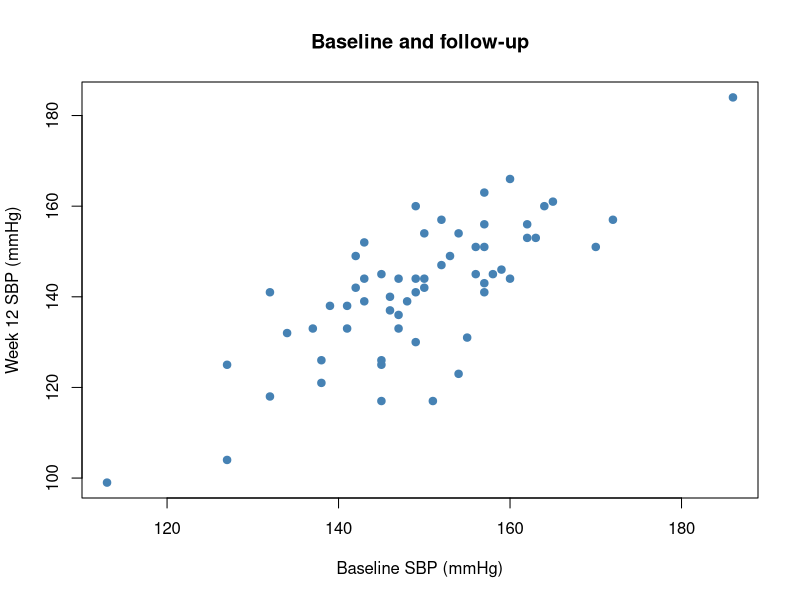
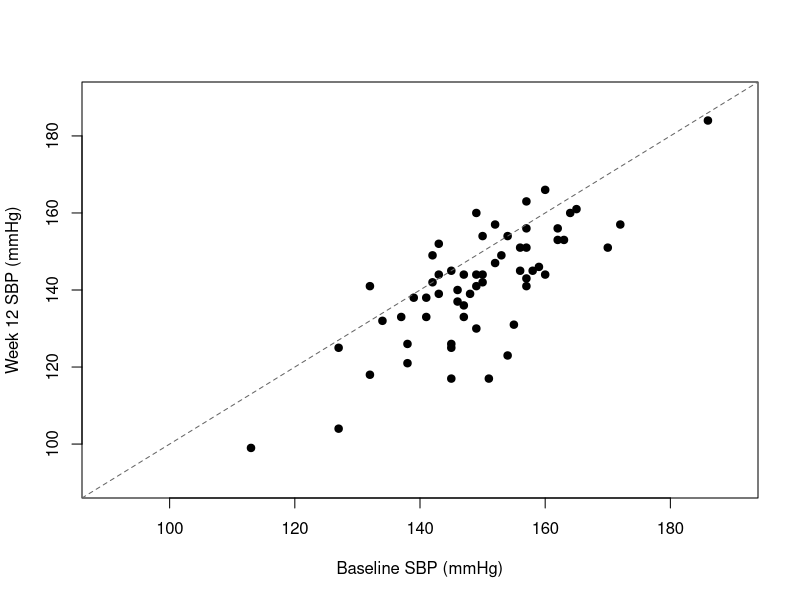
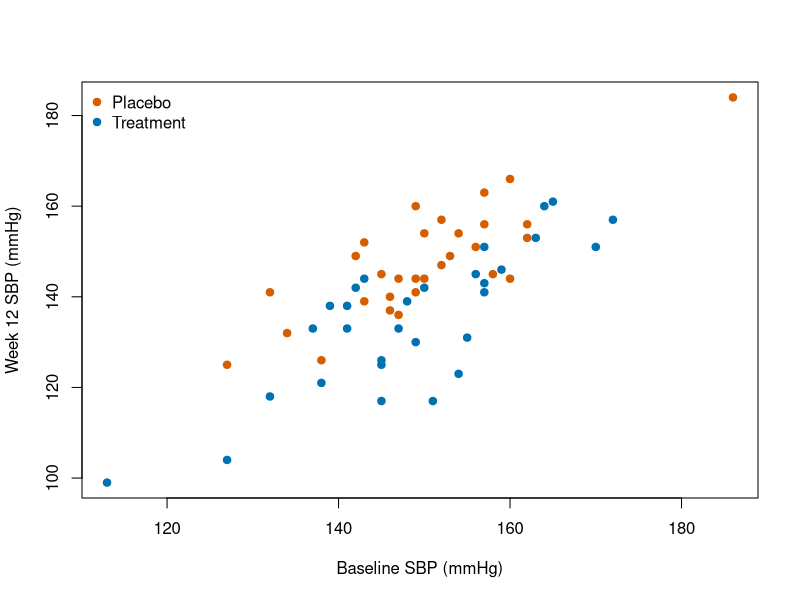
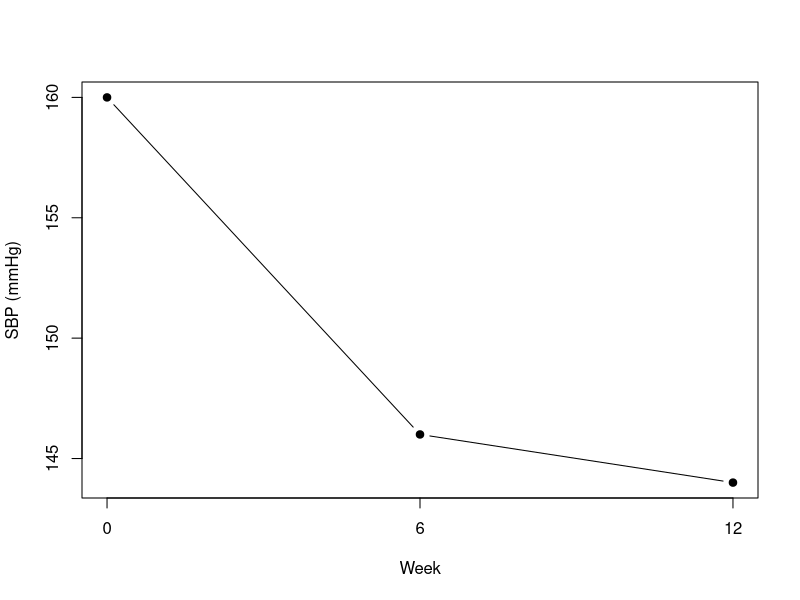
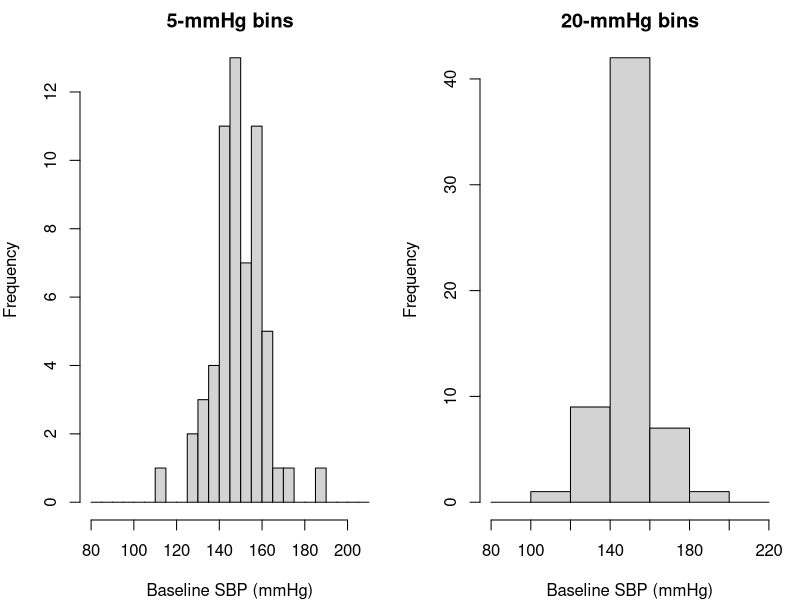
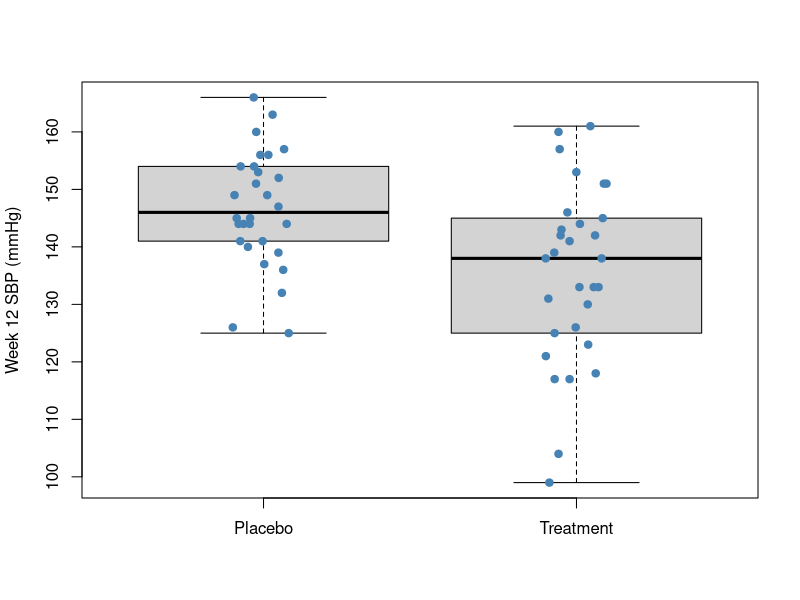
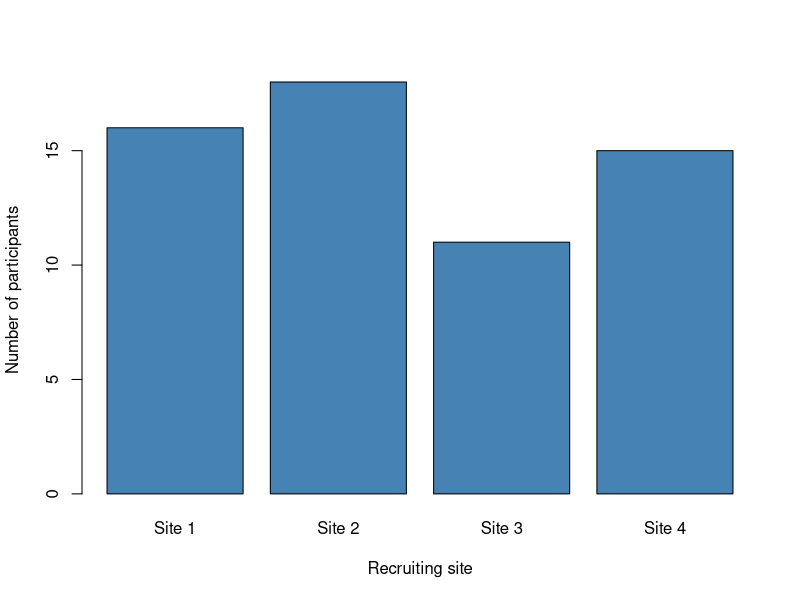
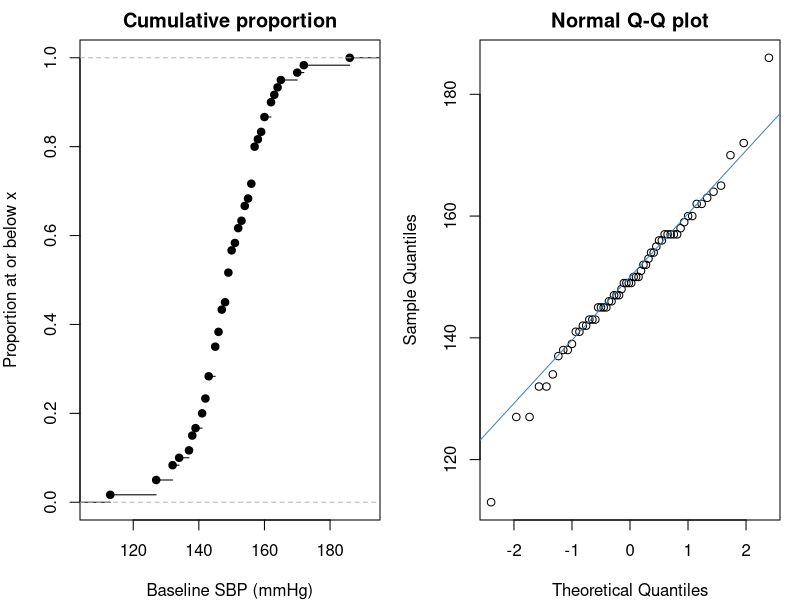

Source code (R) for these figures, in order:
## ---- chunk 1
#| label: setup
#| include: false
library(ggplot2)
library(dplyr)
library(knitr)

# Synthetic teaching data for BIOS 6301. Not real patients.
set.seed(6301)
n <- 60
trial <- data.frame(
  id        = sprintf("P%03d", 1:n),
  arm       = rep(c("Placebo", "Treatment"), each = n / 2),
  site      = sample(1:4, n, replace = TRUE),
  age       = round(rnorm(n, 61, 9)),
  sex       = sample(c("F", "M"), n, replace = TRUE),
  weight_kg = round(rnorm(n, 82, 15), 1),
  sbp_0     = round(rnorm(n, 148, 14)),
  stringsAsFactors = FALSE
)
trial$sbp_12 <- round(trial$sbp_0 -
  ifelse(trial$arm == "Treatment", rnorm(n, 14, 8), rnorm(n, 3, 8)))

# Added for this session only, and nothing else is changed:
#   sbp_6  - a middle visit, so a ribbon has somewhere to run
#   crp    - a deliberately right-skewed lab value, for the log-scale slide
#   site_f - site as a labelled factor, so facet strips read as words
trial$sbp_6 <- round(trial$sbp_0 -
  ifelse(trial$arm == "Treatment", rnorm(n, 8, 7), rnorm(n, 2, 7)))
trial$crp    <- round(exp(rnorm(n, 1.1, 0.9)), 2)
trial$site_f <- factor(trial$site, levels = 1:4,
                       labels = paste("Site", 1:4))

# One row per patient-visit, using the reshape from Session 7.
trial_long <- trial |>
  select(id, arm, sbp_0, sbp_6, sbp_12) |>
  tidyr::pivot_longer(starts_with("sbp_"),
                      names_to = "week", names_prefix = "sbp_",
                      values_to = "sbp") |>
  mutate(week = as.numeric(week))
arm_col <- c(Placebo = "#D55E00", Treatment = "#0072B2")

theme_set(theme_minimal(base_size = 14))

# Every figure fills the width of its container; fig-width and fig-height then
# control the aspect ratio and the text size relative to the panel.
knitr::opts_chunk$set(out.width = "100%")
## ---- chunk 2
#| label: base-data-preview
#| echo: false
knitr::kable(head(trial[c("id", "arm", "age", "sbp_0", "sbp_12")], 4))
## ---- chunk 3
#| label: base-scatter-labelled
#| fig-width: 8
#| fig-height: 3
plot(trial$sbp_0, trial$sbp_12,
     xlab = "Baseline SBP (mmHg)",
     ylab = "Week 12 SBP (mmHg)",
     main = "Baseline and follow-up",
     pch = 19, col = "steelblue")
## ---- chunk 4
#| label: base-identity
#| fig-width: 8
#| fig-height: 3
plot(trial$sbp_0, trial$sbp_12,
     xlab = "Baseline SBP (mmHg)", ylab = "Week 12 SBP (mmHg)",
     xlim = c(90, 190), ylim = c(90, 190), pch = 19)
abline(a = 0, b = 1, lty = 2, col = "grey40")
## ---- chunk 5
#| label: base-arm-legend
#| fig-width: 8
#| fig-height: 3
plot(trial$sbp_0, trial$sbp_12, pch = 19,
     col = arm_col[trial$arm],
     xlab = "Baseline SBP (mmHg)", ylab = "Week 12 SBP (mmHg)")
legend("topleft", legend = names(arm_col),
       col = arm_col, pch = 19, bty = "n")
## ---- chunk 6
#| label: base-trajectory
#| fig-width: 8
#| fig-height: 3
weeks <- c(0, 6, 12)
values <- c(trial$sbp_0[1], trial$sbp_6[1], trial$sbp_12[1])
plot(weeks, values, type = "b", pch = 19,
     xlab = "Week", ylab = "SBP (mmHg)", xaxt = "n")
axis(1, at = weeks)
## ---- chunk 7
#| label: base-breaks
#| fig-width: 9
#| fig-height: 3
saved_par <- par(mfrow = c(1, 2), mar = c(4, 4, 2, 1))
hist(trial$sbp_0, breaks = seq(80, 210, 5),
     main = "5-mmHg bins", xlab = "Baseline SBP (mmHg)")
hist(trial$sbp_0, breaks = seq(80, 220, 20),
     main = "20-mmHg bins", xlab = "Baseline SBP (mmHg)")
par(saved_par)
## ---- chunk 8
#| label: base-stripchart
#| fig-width: 8
#| fig-height: 3
boxplot(sbp_12 ~ arm, data = trial, outline = FALSE,
        ylab = "Week 12 SBP (mmHg)", xlab = "")
stripchart(sbp_12 ~ arm, data = trial,
           vertical = TRUE, method = "jitter",
           pch = 19, col = "steelblue", add = TRUE)
## ---- chunk 9
#| label: base-bar-counts
#| fig-width: 8
#| fig-height: 3
site_counts <- table(trial$site_f)
barplot(site_counts, col = "steelblue",
        xlab = "Recruiting site", ylab = "Number of participants")
## ---- chunk 10
#| label: base-ecdf-qq
#| fig-width: 9
#| fig-height: 3
saved_par <- par(mfrow = c(1, 2), mar = c(4, 4, 2, 1))
plot(ecdf(trial$sbp_0), main = "Cumulative proportion",
     xlab = "Baseline SBP (mmHg)", ylab = "Proportion at or below x")
qqnorm(trial$sbp_0, main = "Normal Q-Q plot")
qqline(trial$sbp_0, col = "steelblue")
par(saved_par)
## ---- chunk 11
#| label: base-four
#| fig-width: 9
#| fig-height: 2.8
par(mfrow = c(1, 3), mar = c(4, 4, 2, 1))
hist(trial$sbp_0, main = "hist", xlab = "SBP baseline")
boxplot(sbp_12 ~ arm, data = trial, main = "boxplot", xlab = "")
plot(trial$sbp_0, trial$sbp_12, main = "plot", xlab = "Week 0",
     ylab = "Week 12")
par(mfrow = c(1, 1))
## ---- chunk 12
#| label: base-diagnostic
#| fig-width: 9
#| fig-height: 2.5
par(mfrow = c(1, 4), mar = c(4, 4, 2, 1))
hist(trial$age,       main = "age")
hist(trial$weight_kg, main = "weight_kg")
hist(trial$sbp_0,     main = "sbp_0")
hist(trial$crp,       main = "crp")
par(mfrow = c(1, 1))
## ---- chunk 13
#| label: mvp
#| fig-width: 4.6
#| fig-height: 2.9
ggplot(trial, aes(sbp_0, sbp_12))
## ---- chunk 14
#| label: mvp-plus
#| fig-width: 4.6
#| fig-height: 2.9
ggplot(trial, aes(sbp_0, sbp_12)) +
  geom_point()
## ---- chunk 15
#| label: gg-object
#| fig-width: 8
#| fig-height: 3
p_scatter <- ggplot(trial, aes(sbp_0, sbp_12)) +
  geom_point()
p_scatter + labs(x = "Baseline SBP (mmHg)",
                 y = "Week 12 SBP (mmHg)")
## ---- chunk 16
#| label: aes-inside
#| fig-width: 4.6
#| fig-height: 2.6
ggplot(trial, aes(sbp_0, sbp_12,
                  colour = arm)) +
  geom_point()
## ---- chunk 17
#| label: aes-outside
#| fig-width: 4.6
#| fig-height: 2.6
ggplot(trial, aes(sbp_0, sbp_12)) +
  geom_point(colour = "steelblue")
## ---- chunk 18
#| label: gg-fill-colour
#| fig-width: 8
#| fig-height: 3
ggplot(trial, aes(sbp_0, sbp_12, fill = arm)) +
  geom_point(shape = 21, colour = "black", size = 3) +
  scale_fill_manual(values = arm_col) +
  labs(x = "Baseline SBP (mmHg)", y = "Week 12 SBP (mmHg)")
## ---- chunk 19
#| label: geom-catalogue-data
#| include: false
geom_catalogue <- list(
  points = c(
    geom_point = "One mark at each x/y location",
    geom_jitter = "Points with position offsets to reveal overlap",
    geom_count = "Point area represents the number at an x/y location",
    geom_rug = "Small marks along the plot margins",
    geom_text = "Text from a label variable",
    geom_label = "Text with a background box"),
  paths = c(
    geom_line = "Connect observations in x order within each group",
    geom_path = "Connect observations in their row order",
    geom_step = "Connect observations using steps",
    geom_segment = "Separate segments, with start and end coordinates",
    geom_curve = "Curved connections between endpoints",
    geom_spoke = "Segments specified by angle and length"),
  distributions = c(
    geom_histogram = "Counts or densities in numeric bins",
    geom_freqpoly = "A line through binned frequencies",
    geom_density = "A smooth estimate of a one-variable density",
    geom_dotplot = "Stacked dots in bins",
    geom_boxplot = "Median, quartiles, whiskers, and extreme points",
    geom_violin = "A mirrored density for each group",
    geom_qq = "Sample quantiles against reference quantiles",
    geom_qq_line = "A reference line for a Q-Q display"),
  bars = c(
    geom_bar = "Count records by category by default",
    geom_col = "Draw supplied y values as bar heights",
    geom_area = "Filled region to a baseline, stacked by default",
    geom_ribbon = "Region between supplied ymin and ymax",
    geom_rect = "Rectangles defined by boundary coordinates",
    geom_tile = "Rectangles defined by centres and dimensions",
    geom_raster = "Efficient equal-sized rectangular cells"),
  intervals = c(
    geom_pointrange = "Point estimate and interval",
    geom_linerange = "Interval alone",
    geom_errorbar = "Interval with end caps",
    geom_crossbar = "Central value across an interval box",
    geom_errorbarh = "Older horizontal error-bar interface (deprecated)"),
  fits = c(
    geom_smooth = "Fitted trend with an optional uncertainty band",
    geom_quantile = "Conditional quantile regression lines",
    geom_function = "Evaluate and draw a supplied function",
    geom_abline = "Lines specified by intercept and slope",
    geom_hline = "Horizontal reference lines",
    geom_vline = "Vertical reference lines",
    geom_blank = "Invisible layer, useful for establishing scale ranges"),
  surfaces = c(
    geom_bin_2d = "Counts in rectangular x/y bins",
    geom_hex = "Counts in hexagonal x/y bins",
    geom_density_2d = "Contours of an estimated x/y density",
    geom_density_2d_filled = "Filled regions of an estimated x/y density",
    geom_contour = "Contour lines for supplied grid values z",
    geom_contour_filled = "Filled contour regions for supplied grid values z"),
  maps = c(
    geom_polygon = "Closed shapes from ordered vertices",
    geom_map = "Values joined to a separate map polygon table",
    geom_sf = "Geometry from an sf spatial object",
    geom_sf_text = "Text located using sf geometry",
    geom_sf_label = "Boxed text located using sf geometry"),
  aliases = c(
    geom_bin2d = "Alias of geom_bin_2d",
    geom_density2d = "Alias of geom_density_2d",
    geom_density2d_filled = "Alias of geom_density_2d_filled")
)
exported_geoms <- sort(getNamespaceExports("ggplot2"))
exported_geoms <- exported_geoms[startsWith(exported_geoms, "geom_")]
listed_geoms <- unlist(lapply(geom_catalogue, names), use.names = FALSE)
stopifnot(!anyDuplicated(listed_geoms), setequal(exported_geoms, listed_geoms))
show_geoms <- function(group) {
  entries <- geom_catalogue[[group]]
  knitr::kable(data.frame(
    Function = paste0("`", names(entries), "()`"),
    Purpose = unname(entries)
  ), row.names = FALSE)
}
gallery_pair <- function(left, right) {
  grid::grid.newpage()
  print(left + theme_minimal(base_size = 15),
        vp = grid::viewport(x = 0.25, width = 0.48))
  print(right + theme_minimal(base_size = 15),
        vp = grid::viewport(x = 0.75, width = 0.48))
}
gallery_summary <- trial |>
  group_by(arm) |>
  summarise(m = mean(sbp_12), se = sd(sbp_12) / sqrt(n()),
            .groups = "drop")
gallery_time <- trial_long |>
  group_by(arm, week) |>
  summarise(m = mean(sbp), se = sd(sbp) / sqrt(n()), .groups = "drop")
## ---- chunk 20
#| echo: false
show_geoms("points")
## ---- chunk 21
#| label: gallery-points
#| echo: false
#| fig-width: 10
#| fig-height: 3.8
gallery_pair(
  ggplot(trial, aes(sbp_0, sbp_12, colour = arm)) +
    geom_point() + scale_colour_manual(values = arm_col, guide = "none") +
    labs(title = "geom_point()", x = "Baseline SBP", y = "Week 12 SBP"),
  ggplot(trial, aes(arm, sbp_12, colour = arm)) +
    geom_jitter(width = 0.1, height = 0) +
    scale_colour_manual(values = arm_col, guide = "none") +
    labs(title = "geom_jitter()", x = NULL, y = "Week 12 SBP")
)
## ---- chunk 22
#| echo: false
show_geoms("paths")
## ---- chunk 23
#| label: gallery-lines
#| echo: false
#| fig-width: 10
#| fig-height: 3.8
gallery_pair(
  ggplot(gallery_time, aes(week, m, colour = arm)) +
    geom_line(linewidth = 1) + geom_point(size = 2) +
    scale_colour_manual(values = arm_col, guide = "none") +
    scale_x_continuous(breaks = c(0, 6, 12)) +
    labs(title = "geom_line()", x = "Week", y = "Mean SBP"),
  ggplot(data.frame(day = c(0, 2, 5, 8), dose = c(0, 10, 20, 10)),
         aes(day, dose)) +
    geom_step(linewidth = 1, colour = "#0072B2") +
    labs(title = "geom_step()", x = "Day", y = "Dose (mg)")
)
## ---- chunk 24
#| echo: false
show_geoms("distributions")
## ---- chunk 25
#| label: gallery-distributions
#| echo: false
#| fig-width: 10
#| fig-height: 3.8
gallery_pair(
  ggplot(trial, aes(sbp_0)) +
    geom_histogram(binwidth = 8, fill = "#0072B2", colour = "white") +
    labs(title = "geom_histogram()", x = "Baseline SBP", y = "Count"),
  ggplot(trial, aes(arm, sbp_12, fill = arm)) +
    geom_violin(alpha = 0.4) + geom_boxplot(width = 0.15) +
    scale_fill_manual(values = arm_col, guide = "none") +
    labs(title = "geom_violin() + geom_boxplot()", x = NULL, y = "Week 12 SBP")
)
## ---- chunk 26
#| echo: false
show_geoms("bars")
## ---- chunk 27
#| label: gallery-bars-ribbon
#| echo: false
#| fig-width: 10
#| fig-height: 3.8
gallery_pair(
  ggplot(trial, aes(site_f)) + geom_bar(fill = "#0072B2") +
    labs(title = "geom_bar()", x = NULL, y = "Participants"),
  ggplot(subset(gallery_time, arm == "Treatment"), aes(week, m)) +
    geom_ribbon(aes(ymin = m - 1.96 * se, ymax = m + 1.96 * se),
                fill = "#0072B2", alpha = 0.25) +
    geom_line(colour = "#0072B2", linewidth = 1) +
    scale_x_continuous(breaks = c(0, 6, 12)) +
    labs(title = "geom_ribbon() + geom_line()", x = "Week", y = "Mean SBP")
)
## ---- chunk 28
#| echo: false
show_geoms("intervals")
## ---- chunk 29
#| label: gallery-intervals
#| echo: false
#| fig-width: 10
#| fig-height: 3.8
interval_plot <- ggplot(gallery_summary,
  aes(arm, m, ymin = m - 1.96 * se, ymax = m + 1.96 * se)) +
  labs(x = NULL, y = "Mean week 12 SBP")
gallery_pair(
  interval_plot + geom_pointrange(colour = "#0072B2") +
    labs(title = "geom_pointrange()"),
  interval_plot + geom_errorbar(width = 0.15, colour = "#0072B2") +
    geom_point(size = 2, colour = "#0072B2") +
    labs(title = "geom_errorbar() + geom_point()")
)
## ---- chunk 30
#| echo: false
show_geoms("fits")
## ---- chunk 31
#| label: gallery-fits
#| echo: false
#| fig-width: 10
#| fig-height: 3.8
relationship <- ggplot(trial, aes(sbp_0, sbp_12)) +
  geom_point(alpha = 0.55) + labs(x = "Baseline SBP", y = "Week 12 SBP")
gallery_pair(
  relationship + geom_smooth(method = "lm", colour = "#0072B2") +
    labs(title = 'geom_smooth(method = "lm")'),
  relationship + geom_abline(intercept = 0, slope = 1,
                              linetype = 2, colour = "#D55E00") +
    labs(title = "geom_abline()")
)
## ---- chunk 32
#| echo: false
show_geoms("surfaces")
## ---- chunk 33
#| label: gallery-surfaces
#| echo: false
#| fig-width: 10
#| fig-height: 3.8
surface_grid <- expand.grid(x = seq_len(nrow(volcano)),
                            y = seq_len(ncol(volcano)))
surface_grid$z <- as.vector(volcano)
gallery_pair(
  ggplot(trial, aes(sbp_0, sbp_12)) +
    geom_bin_2d(bins = 8) + scale_fill_viridis_c() +
    labs(title = "geom_bin_2d()", x = "Baseline SBP", y = "Week 12 SBP",
         fill = "Count"),
  ggplot(surface_grid, aes(x, y, z = z)) +
    geom_contour(colour = "#0072B2") + coord_equal() +
    labs(title = "geom_contour()", x = "Grid column", y = "Grid row")
)
## ---- chunk 34
#| echo: false
show_geoms("maps")
## ---- chunk 35
#| label: gallery-polygons
#| echo: false
#| fig-width: 9
#| fig-height: 3.4
regions <- data.frame(
  region = rep(c("A", "B"), each = 4),
  x = c(0, 2, 2, 0, 2, 4, 4, 2), y = c(0, 0, 2, 3, 0, 1, 3, 2)
)
ggplot(regions, aes(x, y, group = region, fill = region)) +
  geom_polygon(colour = "white", linewidth = 1) +
  coord_equal() + scale_fill_manual(values = c(A = "#0072B2", B = "#E69F00")) +
  labs(title = "geom_polygon(): two synthetic regions", x = NULL, y = NULL) +
  theme_void(base_size = 17)
## ---- chunk 36
#| echo: false
show_geoms("aliases")
## ---- chunk 37
#| label: geom-hist
#| fig-width: 4.6
#| fig-height: 2.6
ggplot(trial, aes(sbp_0)) +
  geom_histogram(binwidth = 8,
                 fill = "grey35")
## ---- chunk 38
#| label: geom-density
#| fig-width: 4.6
#| fig-height: 2.6
ggplot(trial, aes(sbp_0)) +
  geom_density(fill = "grey80")
## ---- chunk 39
#| label: geom-box
#| fig-width: 4.6
#| fig-height: 2.6
ggplot(trial, aes(arm, sbp_12)) +
  geom_boxplot(width = 0.5)
## ---- chunk 40
#| label: geom-violin
#| fig-width: 4.6
#| fig-height: 2.6
ggplot(trial, aes(arm, sbp_12)) +
  geom_violin(fill = "grey85")
## ---- chunk 41
#| label: geom-jitter
#| fig-width: 9
#| fig-height: 2.9
ggplot(trial, aes(arm, sbp_12)) +
  geom_boxplot(width = 0.45, outlier.shape = NA) +
  geom_jitter(width = 0.12, alpha = 0.7, size = 2)
## ---- chunk 42
#| label: gg-reproducible-jitter
#| fig-width: 8
#| fig-height: 3
ggplot(trial, aes(arm, sbp_12)) +
  geom_point(position = position_jitter(width = 0.12,
                                        height = 0, seed = 6301),
             alpha = 0.6) +
  labs(x = NULL, y = "Week 12 SBP (mmHg)")
## ---- chunk 43
#| label: gg-count-table
#| echo: false
counts <- trial |> count(arm)
knitr::kable(counts)
## ---- chunk 44
#| label: geom-bar
#| fig-width: 9
#| fig-height: 2.7
ggplot(trial, aes(site_f, fill = sex)) +
  geom_bar(position = "dodge")
## ---- chunk 45
#| label: geom-pointrange
#| fig-width: 9
#| fig-height: 2.6
by_arm <- trial |>
  group_by(arm) |>
  summarise(mean_sbp = mean(sbp_12),
            se = sd(sbp_12) / sqrt(n()))

ggplot(by_arm, aes(arm, mean_sbp)) +
  geom_pointrange(aes(ymin = mean_sbp - 1.96 * se,
                      ymax = mean_sbp + 1.96 * se))
## ---- chunk 46
#| label: gg-separate-data
#| fig-width: 8
#| fig-height: 3
ggplot(trial, aes(arm, sbp_12)) +
  geom_point(position = position_jitter(width = 0.1, height = 0,
                                        seed = 6301), alpha = 0.3) +
  geom_point(data = by_arm, aes(x = arm, y = mean_sbp),
             inherit.aes = FALSE, shape = 18, size = 5,
             colour = "#0072B2")
## ---- chunk 47
#| label: geom-smooth
#| fig-width: 9
#| fig-height: 2.8
ggplot(trial, aes(age, sbp_12, colour = arm)) +
  geom_point(alpha = 0.7) +
  geom_smooth(method = "lm", se = TRUE, alpha = 0.15)
## ---- chunk 48
#| label: gg-layer-mapping
#| fig-width: 8
#| fig-height: 3
ggplot(trial, aes(sbp_0, sbp_12)) +
  geom_point(aes(colour = arm)) +
  geom_smooth(method = "lm", se = FALSE, colour = "black") +
  scale_colour_manual(values = arm_col)
## ---- chunk 49
#| label: gg-long-preview
#| echo: false
knitr::kable(head(trial_long, 3))
## ---- chunk 50
#| label: gg-trajectories
#| fig-width: 8
#| fig-height: 3
ggplot(trial_long, aes(week, sbp, group = id, colour = arm)) +
  geom_line(alpha = 0.35) +
  facet_wrap(~ arm) +
  scale_x_continuous(breaks = c(0, 6, 12)) +
  scale_colour_manual(values = arm_col, guide = "none")
## ---- chunk 51
#| label: gg-line-path
#| fig-width: 9
#| fig-height: 2.8
route <- data.frame(x = c(1, 3, 2), y = c(1, 2, 3))
routes <- rbind(transform(route, display = "geom_line"),
                transform(route, display = "geom_path"))
ggplot(routes, aes(x, y)) +
  geom_point(size = 3) +
  geom_line(data = subset(routes, display == "geom_line")) +
  geom_path(data = subset(routes, display == "geom_path")) +
  facet_wrap(~ display)
## ---- chunk 52
#| label: geom-ribbon
#| fig-width: 9
#| fig-height: 2.4
by_week <- trial_long |>
  group_by(arm, week) |>
  summarise(m = mean(sbp), se = sd(sbp) / sqrt(n()),
            .groups = "drop")

ggplot(by_week, aes(week, m, colour = arm, fill = arm)) +
  geom_ribbon(aes(ymin = m - 1.96 * se, ymax = m + 1.96 * se),
              alpha = 0.2, colour = NA) +
  geom_line(linewidth = 1) +
  scale_x_continuous(breaks = c(0, 6, 12))
## ---- chunk 53
#| label: facet-wrap
#| fig-width: 9
#| fig-height: 2.6
ggplot(trial, aes(sbp_0, sbp_12, colour = arm)) +
  geom_point(alpha = 0.8) +
  facet_wrap(~ site_f, nrow = 1)
## ---- chunk 54
#| label: scale-raw
#| fig-width: 4.6
#| fig-height: 2.5
ggplot(trial, aes(arm, crp)) +
  geom_jitter(width = 0.1)
## ---- chunk 55
#| label: scale-log
#| fig-width: 4.6
#| fig-height: 2.5
ggplot(trial, aes(arm, crp)) +
  geom_jitter(width = 0.1) +
  scale_y_log10()
## ---- chunk 56
#| label: gg-heatmap
#| fig-width: 8
#| fig-height: 3
site_summary <- trial |>
  group_by(site_f, arm) |>
  summarise(mean_sbp = mean(sbp_12), .groups = "drop")
ggplot(site_summary, aes(arm, site_f, fill = mean_sbp)) +
  geom_tile(colour = "white") +
  scale_fill_viridis_c() +
  labs(x = NULL, y = NULL, fill = "Mean SBP\n(mmHg)")
## ---- chunk 57
#| label: bad-figure
#| echo: false
#| fig-width: 8.4
#| fig-height: 3.3
ggplot(by_arm, aes(arm, mean_sbp, fill = arm)) +
  geom_col(width = 0.7) +
  coord_cartesian(ylim = c(128, 146)) +
  labs(title = "SBP results", x = "Group", y = "SBP") +
  theme_grey(base_size = 14)
## ---- chunk 58
#| label: good-figure
#| echo: false
#| fig-width: 8.4
#| fig-height: 3.4
ggplot(trial, aes(arm, sbp_12)) +
  geom_jitter(width = 0.12, alpha = 0.45, size = 1.8,
              colour = "grey40") +
  geom_pointrange(
    data = by_arm,
    aes(y = mean_sbp,
        ymin = mean_sbp - 1.96 * se,
        ymax = mean_sbp + 1.96 * se),
    colour = "#0072B2", linewidth = 0.9, size = 0.7
  ) +
  labs(x = NULL, y = "Systolic BP at 12 weeks (mmHg)",
       title = "SBP at 12 weeks by arm, with mean and 95% CI",
       subtitle = "n = 30 per arm; grey points are individual patients") +
  theme_minimal(base_size = 14)
## ---- chunk 59
#| label: bad-pie
#| echo: false
#| fig-width: 3.6
#| fig-height: 2.7
ggplot(trial, aes(x = "", fill = site_f)) +
  geom_bar(width = 1) +
  coord_polar(theta = "y") +
  labs(fill = NULL) +
  theme_void(base_size = 12)
## ---- chunk 60
#| label: pal-okabe
#| echo: false
#| fig-width: 4.4
#| fig-height: 1.15
ok <- data.frame(x = 1:8,
                 hex = unname(palette.colors(8, "Okabe-Ito")))
ggplot(ok, aes(x, 1, fill = hex)) +
  geom_tile(colour = "white", linewidth = 1) +
  scale_fill_identity() +
  labs(title = "Okabe-Ito (categorical)") +
  theme_void(base_size = 11)
## ---- chunk 61
#| label: pal-viridis
#| echo: false
#| fig-width: 4.4
#| fig-height: 1.15
ggplot(data.frame(x = 1:8), aes(x, 1, fill = factor(x))) +
  geom_tile(colour = "white", linewidth = 1) +
  scale_fill_viridis_d(guide = "none") +
  labs(title = "viridis (ordered / continuous)") +
  theme_void(base_size = 11)
## ---- chunk 62
#| label: direct-label
#| echo: false
#| fig-width: 8.6
#| fig-height: 3.1
ggplot(by_week, aes(week, m, colour = arm)) +
  geom_line(linewidth = 1.1) +
  geom_point(size = 2) +
  geom_text(data = filter(by_week, week == 12),
            aes(x = 12.4, label = arm),
            hjust = 0, fontface = "bold") +
  scale_colour_manual(values = arm_col) +
  scale_x_continuous(breaks = c(0, 6, 12),
                     limits = c(0, 16)) +
  labs(x = "Week", y = "Mean SBP (mmHg)") +
  theme(legend.position = "none")
## ---- chunk 63
#| label: publication
#| fig-width: 8.6
#| fig-height: 2.5
p_final <- ggplot(trial, aes(arm, sbp_12)) +
  geom_jitter(width = 0.12, alpha = 0.45, colour = "grey40") +
  geom_pointrange(data = by_arm,
                  aes(y = mean_sbp,
                      ymin = mean_sbp - 1.96 * se,
                      ymax = mean_sbp + 1.96 * se),
                  colour = "#0072B2") +
  labs(x = NULL, y = "SBP at 12 weeks (mmHg)",
       caption = "Mean and 95% CI. n = 30 per arm.") +
  theme_minimal(base_size = 13)
p_final
